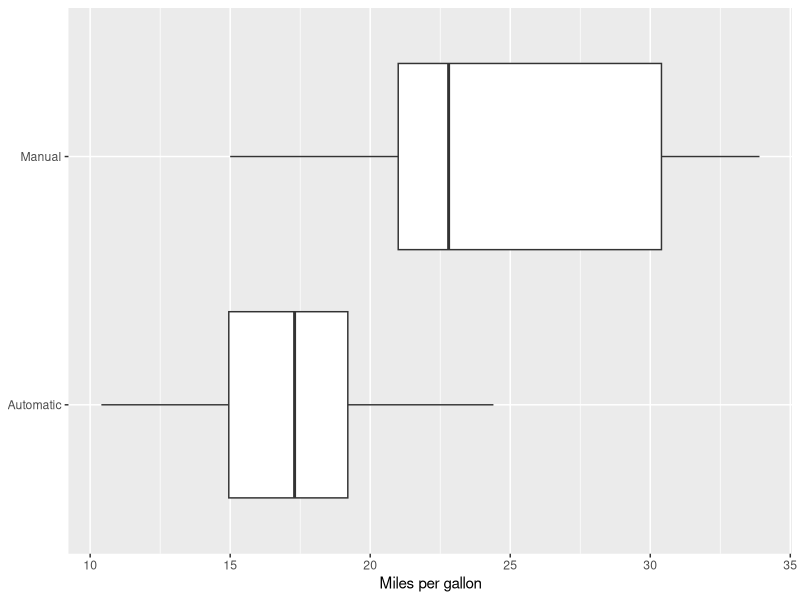
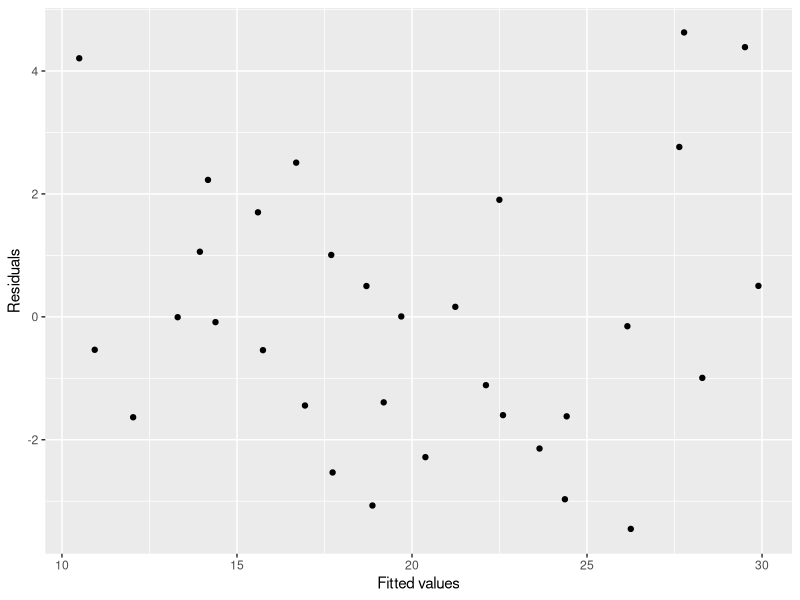

The R source for these figures, in order:
## ---- chunk 1
library("knitr")
library("dplyr", warn.conflicts = FALSE)
library("ggplot2")
## ---- chunk 2
library("datasets")
data("mtcars")

mtcars <- mtcars %>%
    add_rownames("car") %>%
    mutate(am = ifelse(am == 0, "Automatic", "Manual")) %>%
    mutate(vs = ifelse(vs == 0, "V-engine", "Straight engine"))

kable(head(mtcars, n = 6))
## ---- chunk 3
ggplot(mtcars, aes(x = am, y = mpg)) +
    labs(x = NULL, y = "Miles per gallon") +
    geom_boxplot() +
    coord_flip()
## ---- chunk 4
only_am <- lm(mpg ~ am, data = mtcars)
## ---- chunk 5
only_am_coef <- summary(only_am)$coefficients
## ---- chunk 6
all_vars <- lm(mpg ~ am + ., data = select(mtcars, -car))
## ---- chunk 7
all_vars_coef <- summary(all_vars)$coefficients
## ---- chunk 8
kable(only_am_coef)
## ---- chunk 9
kable(all_vars_coef)
## ---- chunk 10
anova(only_am, all_vars)
## ---- chunk 11
data <- data.frame(residuals = residuals(all_vars),
                   fitted_values = predict(all_vars))
ggplot(data, aes(x = fitted_values, y = residuals)) +
    labs(x = "Fitted values",  y = "Residuals") +
    geom_point()
